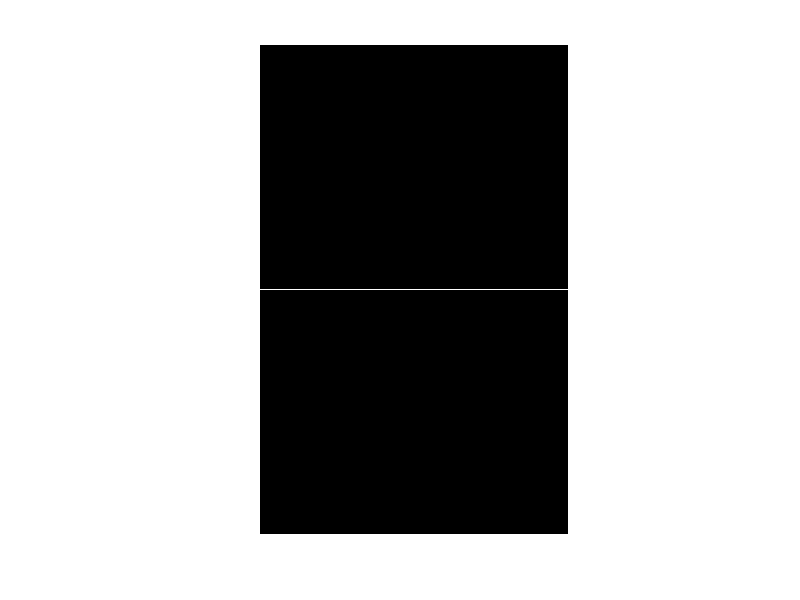
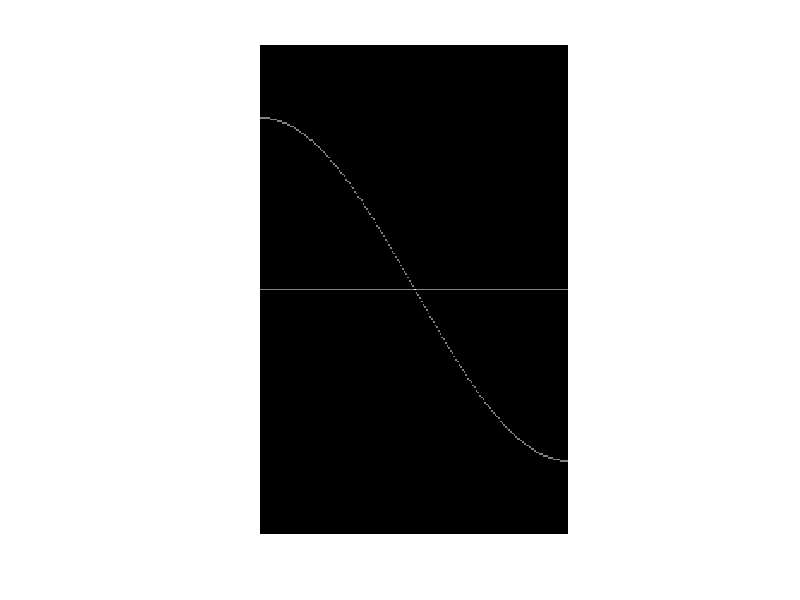
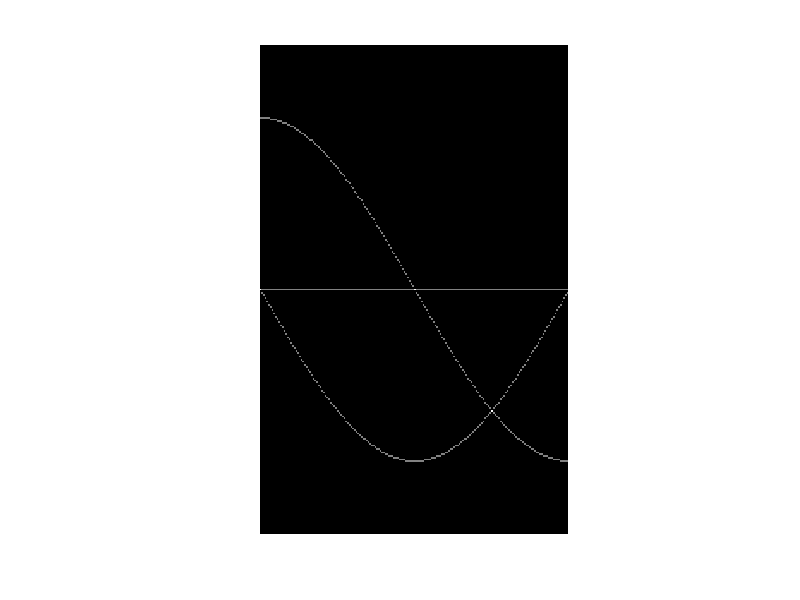
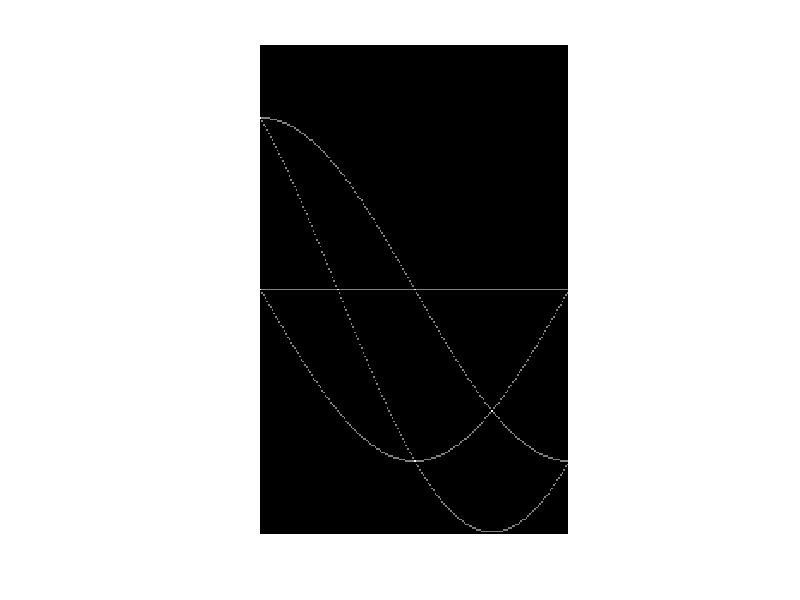

Write MATLAB code to recreate these figures, in order.
clear all
close all
clc

%image = imread('building.jpg');

%% Part 1 example code
f=zeros(101,101);
f(1,1)=1;
H=hough(f);

figure(1)
imshow(H,[])
f(101,1)=1;
H=hough(f);

figure(2)
imshow(H,[])
f(1,101)=1;
H=hough(f);

figure(3)
imshow(H,[])
f(101,101)=1;

figure(4)
H=hough(f);
imshow(H,[])
f(51,51)=1;

return